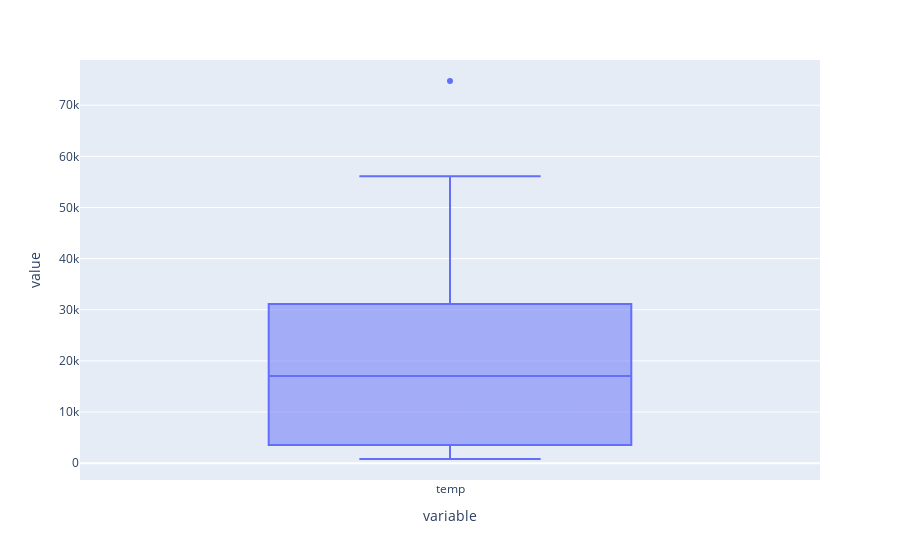

Here is the notebook cell this chart was saved with:
### Code cell
fig = px.box(temp[temp['parent_category_id'] == 2]['temp'])
fig.show()

### Figure 1 — Plotly figure (JSON) as saved in the notebook; plotly's stock layout.template omitted (floating-point values rounded to 4 significant figures)
{"data": [{"alignmentgroup": "True", "hovertemplate": "variable=%{x}<br>value=%{y}<extra></extra>", "legendgroup": "", "marker": {"color": "#636efa"}, "name": "", "notched": false, "offsetgroup": "", "orientation": "v", "showlegend": false, "type": "box", "x": ["temp", "temp", "temp", "temp", "temp", "temp", "temp", "temp", "temp", "temp", "temp", "temp", "temp"], "x0": " ", "xaxis": "x", "y": [2314, 18194, 30204, 3963, 74737, 56107, 33899, 25572, 822, 17075, 5059, 2017, 9180], "y0": " ", "yaxis": "y"}], "layout": {"boxmode": "group", "legend": {"tracegroupgap": 0}, "margin": {"t": 60}, "xaxis": {"anchor": "y", "domain": [0, 1], "title": {"text": "variable"}}, "yaxis": {"anchor": "x", "domain": [0, 1], "title": {"text": "value"}}}}
